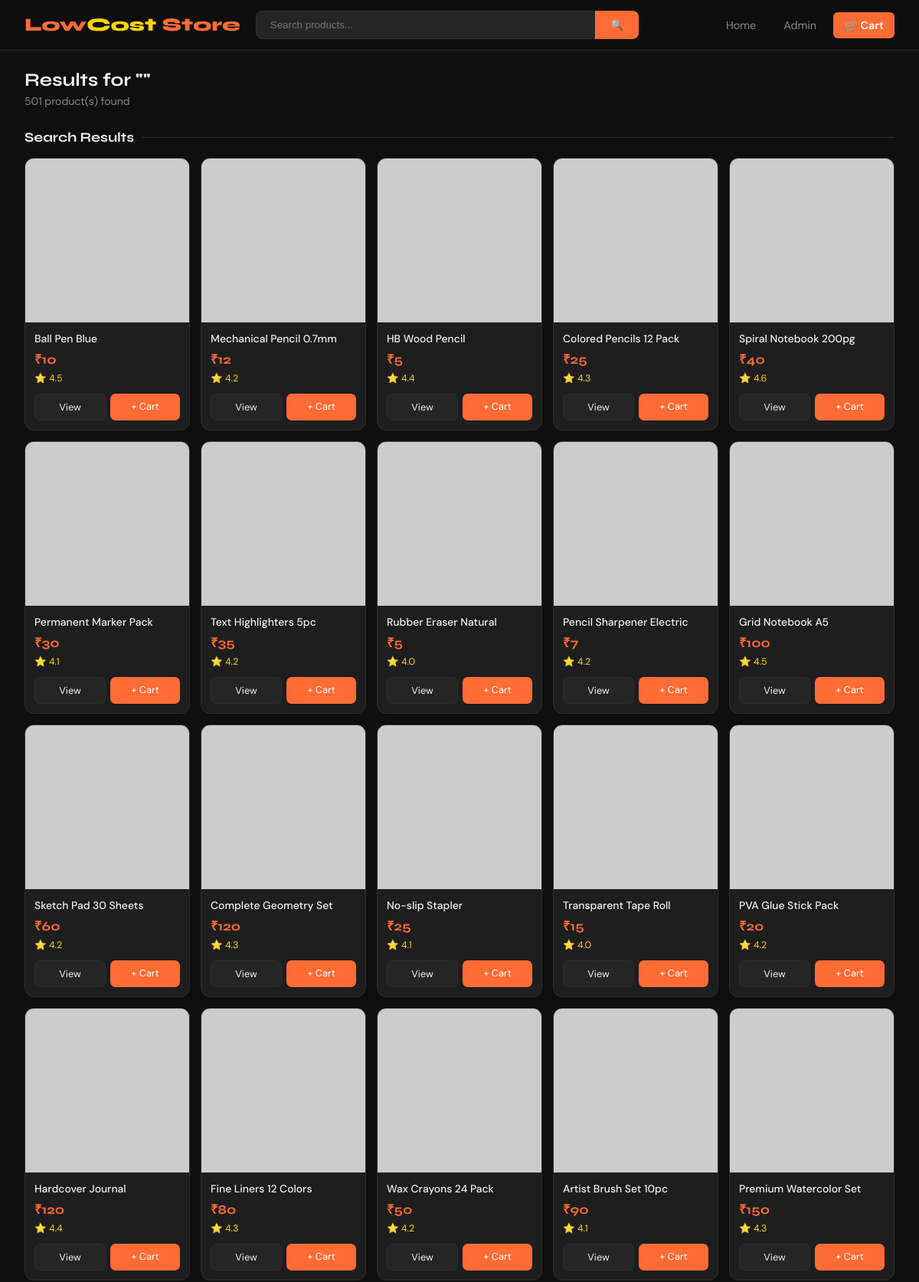
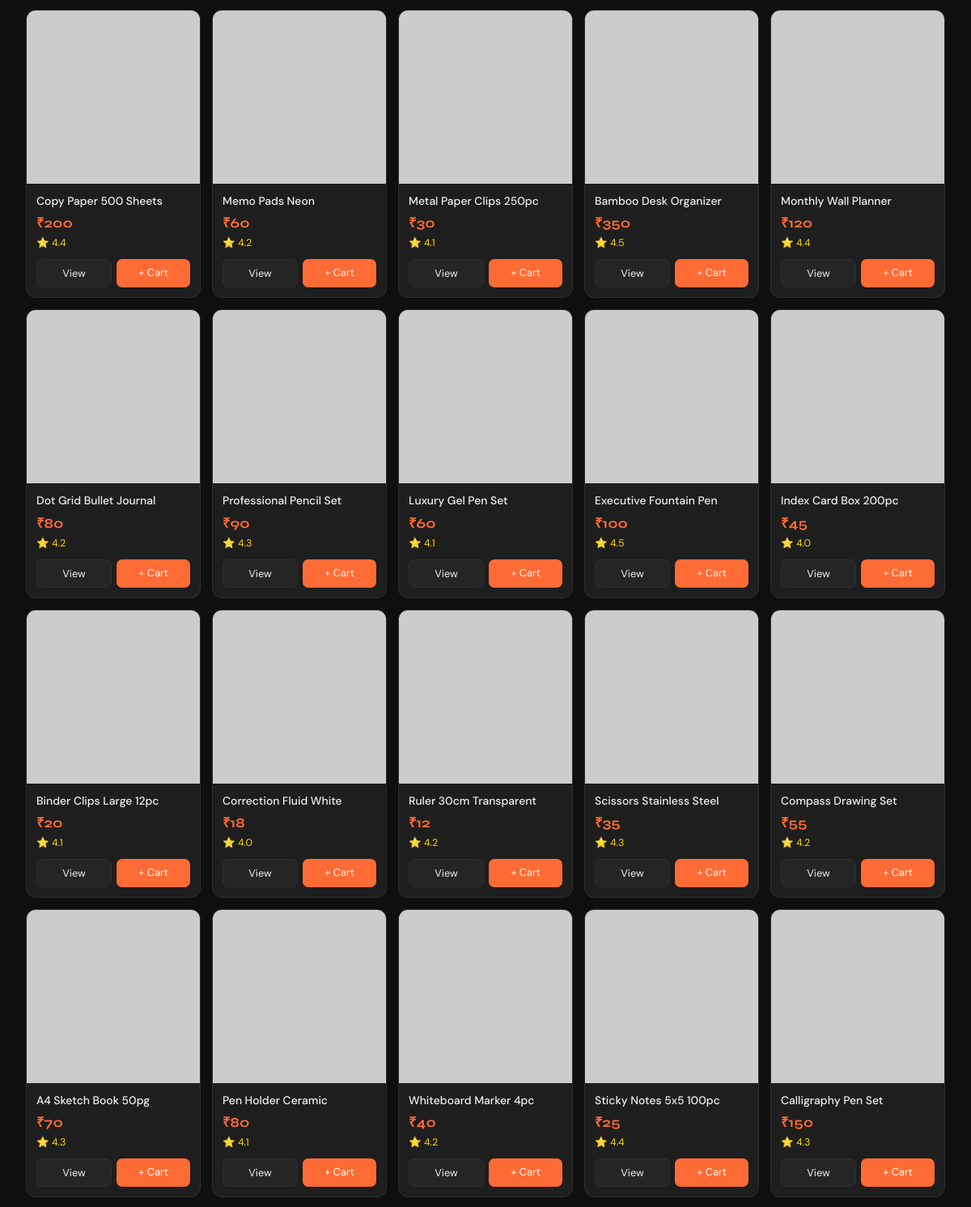
Screenshot of /search (upper part) with the database file from the repository (2 pictures, top to bottom).
### tables this page shows
CREATE TABLE products(
    id INTEGER PRIMARY KEY AUTOINCREMENT,
    name TEXT, price INTEGER, original_price INTEGER,
    stock INTEGER, image TEXT, description TEXT, rating REAL, category TEXT
);

### app.py (the view)
@app.route("/search")
def search():
    q = request.args.get("q", "").strip()
    conn = db()
    cur = conn.cursor()
    cur.execute("SELECT * FROM products WHERE LOWER(name) LIKE LOWER(?)", ('%' + q + '%',))
    products = enrich([dict(p) for p in cur.fetchall()])
    rec = []
    if products:
        cur.execute("SELECT * FROM products WHERE category=? AND id!=? LIMIT 4", (products[0]["category"], products[0]["id"]))
        rec = enrich([dict(r) for r in cur.fetchall()])
    conn.close()
    return render_template("products.html", products=products, rec=rec, query=q, cart_count=get_cart_count())

### app.py (called while the page is built)
def get_image_url(name):
    return PRODUCT_IMAGES.get(name, "https://images.unsplash.com/photo-1585336261022-680e295ce3fe?w=300&h=300&fit=crop")

def get_offer(category):
    return LIMITED_OFFER_CATEGORIES.get(category, None)

def db():
    conn = sqlite3.connect("store.db")
    conn.row_factory = sqlite3.Row
    return conn

def get_cart_count():
    conn = db()
    cur = conn.cursor()
    cur.execute("SELECT COUNT(*) as cnt FROM cart")
    cnt = cur.fetchone()["cnt"]
    conn.close()
    return cnt

def enrich(products):
    for p in products:
        p['image_url'] = get_image_url(p['name'])
        p['offer'] = get_offer(p['category'])
        orig = p.get('original_price', 0)
        price = p.get('price', 0)
        if orig and orig > price:
            p['discount'] = round((1 - price / orig) * 100)
        else:
            p['discount'] = 0
    return products

### templates/products.html (shortened to what this page needs)
<!DOCTYPE html>
<html lang="en">
<head>
</head>
<body>
<nav class="navbar">
  <a href="/" class="logo">Low<span>Cost</span> Store</a>
  <form action="/search" class="search-bar">
    <input name="q" placeholder="Search products..." value="{{ query }}">
    <button>🔍</button>
  </form>
  <div class="nav-links">
    <a href="/">Home</a>
    <a href="/admin">Admin</a>
    <a href="/cart" class="cart-btn">
      🛒 Cart
    </a>
  </div>
</nav>
<div class="search-header">
  <h2>Results for ""</h2>
  <p>{{ products|length }} product(s) found</p>
</div>
{% if products %}
<div class="section">
  <div class="section-title">Search Results</div>
  <div class="products-grid">
    {% for p in products %}
    <div class="card">
      <img src="{{ p['image_url'] }}" alt="{{ p['name'] }}" loading="lazy" onerror="this.src='https://via.placeholder.com/300x300?text=No+Image'">
      <div class="card-body">
        <div class="card-name">{{ p['name'] }}</div>
        <div class="card-price">₹{{ p['price'] }}</div>
        <div class="card-rating">⭐ {{ p['rating'] }}</div>
        <div class="card-actions">
          <a href="/product/{{ p['id'] }}" class="btn-view">View</a>
          <a href="/addcart/{{ p['id'] }}" class="btn-cart">+ Cart</a>
        </div>
      </div>
    </div>
    {% endfor %}
  </div>
</div>
{% else %}
<div class="empty-state">
  <h3>😕 No products found</h3>
  <p>No results for "{{ query }}" - try a different search</p>
  <a href="/" class="btn-home">Back to Home</a>
</div>
{% endif %}
</body>
</html>

### templates/products.html (style rules this page uses)
:root { --primary: #ff6b35; --primary-dark: #e55a26; --dark: #0f0f0f; --dark2: #1a1a1a; --dark3: #252525; --card-bg: #1e1e1e; --text: #f0f0f0; --text-muted: #888; --accent: #ffd700; --border: #2e2e2e; }
* { margin: 0; padding: 0; box-sizing: border-box; }
body { background: var(--dark); color: var(--text); font-family: 'DM Sans', sans-serif; }
.navbar { position: sticky; top: 0; z-index: 100; background: rgba(15,15,15,0.95); backdrop-filter: blur(12px); border-bottom: 1px solid var(--border); display: flex; align-items: center; gap: 20px; padding: 14px 32px; }
.logo { font-family: 'Syne', sans-serif; font-size: 1.5rem; font-weight: 800; color: var(--primary); text-decoration: none; }
.logo span { color: var(--accent); }
.search-bar { flex: 1; display: flex; max-width: 500px; }
.search-bar input { flex: 1; padding: 10px 18px; background: var(--dark3); border: 1px solid var(--border); border-right: none; border-radius: 8px 0 0 8px; color: var(--text); outline: none; }
.search-bar button { padding: 10px 20px; background: var(--primary); color: white; border: none; border-radius: 0 8px 8px 0; cursor: pointer; font-weight: 600; }
.nav-links { display: flex; gap: 8px; margin-left: auto; }
.nav-links a { color: var(--text-muted); text-decoration: none; padding: 8px 14px; border-radius: 6px; font-size: 0.9rem; transition: all 0.2s; }
.cart-btn { background: var(--primary) !important; color: white !important; font-weight: 600 !important; position: relative; }
.search-header { padding: 24px 32px 8px; }
.search-header h2 { font-family: 'Syne', sans-serif; font-size: 1.5rem; font-weight: 700; }
.search-header p { color: var(--text-muted); font-size: 0.88rem; margin-top: 4px; }
.section { padding: 20px 32px; }
.section-title { font-family: 'Syne', sans-serif; font-size: 1.1rem; font-weight: 700; margin-bottom: 16px; display: flex; align-items: center; gap: 10px; }
.section-title::after { content: ''; flex: 1; height: 1px; background: var(--border); }
.products-grid { display: grid; grid-template-columns: repeat(auto-fill, minmax(190px, 1fr)); gap: 14px; }
.card { background: var(--card-bg); border: 1px solid var(--border); border-radius: 12px; overflow: hidden; transition: transform 0.2s, border-color 0.2s, box-shadow 0.2s; display: flex; flex-direction: column; }
.card img { width: 100%; aspect-ratio: 1; object-fit: cover; background: var(--dark3); }
.card-body { padding: 12px; flex: 1; display: flex; flex-direction: column; gap: 6px; }
.card-name { font-size: 0.87rem; font-weight: 500; line-height: 1.3; display: -webkit-box; -webkit-line-clamp: 2; -webkit-box-orient: vertical; overflow: hidden; }
.card-price { font-family: 'Syne', sans-serif; font-size: 1.05rem; font-weight: 700; color: var(--primary); }
.card-rating { font-size: 0.78rem; color: var(--accent); }
.card-actions { display: flex; gap: 6px; margin-top: auto; padding-top: 6px; }
.btn-view { flex: 1; padding: 8px; background: var(--dark3); color: var(--text); border: 1px solid var(--border); border-radius: 7px; font-size: 0.8rem; text-decoration: none; text-align: center; transition: all 0.2s; }
.btn-cart { flex: 1; padding: 8px; background: var(--primary); color: white; border: none; border-radius: 7px; font-size: 0.8rem; text-decoration: none; text-align: center; transition: background 0.2s; }

### rows the page displays
products: name "Ball Pen Blue", price "10", rating "4.5"
products: name "Mechanical Pencil 0.7mm", price "12", rating "4.2"
products: name "HB Wood Pencil", price "5", rating "4.4"
products: name "Colored Pencils 12 Pack", price "25", rating "4.3"
products: name "Spiral Notebook 200pg", price "40", rating "4.6"
products: name "Permanent Marker Pack", price "30", rating "4.1"
products: name "Text Highlighters 5pc", price "35", rating "4.2"
products: name "Rubber Eraser Natural", price "5", rating "4.0"
products: name "Pencil Sharpener Electric", price "7", rating "4.2"
products: name "Grid Notebook A5", price "100", rating "4.5"
products: name "Sketch Pad 30 Sheets", price "60", rating "4.2"
products: name "Complete Geometry Set", price "120", rating "4.3"
products: name "No-slip Stapler", price "25", rating "4.1"
products: name "Transparent Tape Roll", price "15", rating "4.0"
products: name "PVA Glue Stick Pack", price "20", rating "4.2"
products: name "Hardcover Journal", price "120", rating "4.4"
products: name "Fine Liners 12 Colors", price "80", rating "4.3"
products: name "Wax Crayons 24 Pack", price "50", rating "4.2"
products: name "Artist Brush Set 10pc", price "90", rating "4.1"
products: name "Premium Watercolor Set", price "150", rating "4.3"
products: name "Copy Paper 500 Sheets", price "200", rating "4.4"
products: name "Memo Pads Neon", price "60", rating "4.2"
products: name "Metal Paper Clips 250pc", price "30", rating "4.1"
products: name "Bamboo Desk Organizer", price "350", rating "4.5"
products: name "Monthly Wall Planner", price "120", rating "4.4"
products: name "Dot Grid Bullet Journal", price "80", rating "4.2"
products: name "Professional Pencil Set", price "90", rating "4.3"
products: name "Luxury Gel Pen Set", price "60", rating "4.1"
products: name "Executive Fountain Pen", price "100", rating "4.5"
products: name "Index Card Box 200pc", price "45", rating "4.0"
products: name "Binder Clips Large 12pc", price "20", rating "4.1"
products: name "Correction Fluid White", price "18", rating "4.0"
products: name "Ruler 30cm Transparent", price "12", rating "4.2"
products: name "Scissors Stainless Steel", price "35", rating "4.3"
products: name "Compass Drawing Set", price "55", rating "4.2"
products: name "A4 Sketch Book 50pg", price "70", rating "4.3"
products: name "Pen Holder Ceramic", price "80", rating "4.1"
products: name "Whiteboard Marker 4pc", price "40", rating "4.2"
products: name "Sticky Notes 5x5 100pc", price "25", rating "4.4"
products: name "Calligraphy Pen Set", price "150", rating "4.3"

### other values shown
{{ products|length }} "501"
